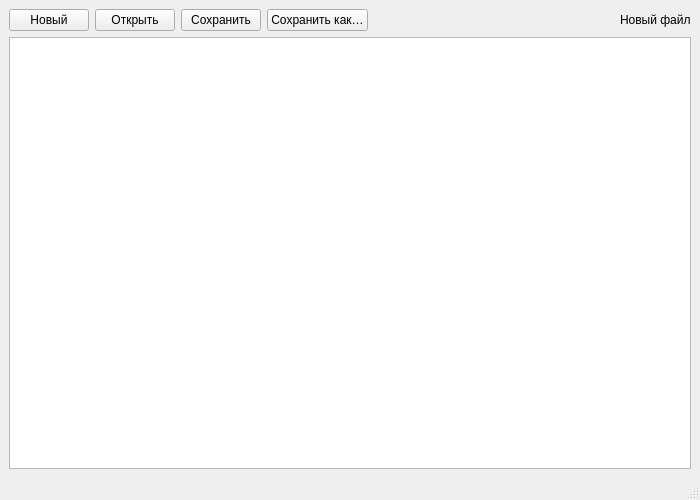
<?xml version="1.0" encoding="UTF-8"?>
<ui version="4.0">
 <class>MainWindow</class>
 <widget class="QMainWindow" name="MainWindow">
  <property name="geometry">
   <rect><x>0</x><y>0</y><width>700</width><height>500</height></rect>
  </property>
  <property name="windowTitle"><string>Task2 — Текстовый редактор</string></property>
  <widget class="QWidget" name="centralwidget">
   <layout class="QVBoxLayout" name="verticalLayout">
    <item>
     <layout class="QHBoxLayout" name="hButtons">
      <item><widget class="QPushButton" name="btnNew"><property name="text"><string>Новый</string></property></widget></item>
      <item><widget class="QPushButton" name="btnOpen"><property name="text"><string>Открыть</string></property></widget></item>
      <item><widget class="QPushButton" name="btnSave"><property name="text"><string>Сохранить</string></property></widget></item>
      <item><widget class="QPushButton" name="btnSaveAs"><property name="text"><string>Сохранить как…</string></property></widget></item>
      <item>
       <spacer name="sp">
        <property name="orientation"><enum>Qt::Orientation::Horizontal</enum></property>
        <property name="sizeType"><enum>QSizePolicy::Policy::Expanding</enum></property>
        <property name="sizeHint" stdset="0"><size><width>40</width><height>20</height></size></property>
       </spacer>
      </item>
      <item><widget class="QLabel" name="lblState"><property name="text"><string>Новый файл</string></property></widget></item>
     </layout>
    </item>
    <item><widget class="QTextEdit" name="textEdit"/></item>
   </layout>
  </widget>
  <widget class="QStatusBar" name="statusbar"/>
 </widget>
 <resources/>
 <connections/>
</ui>
